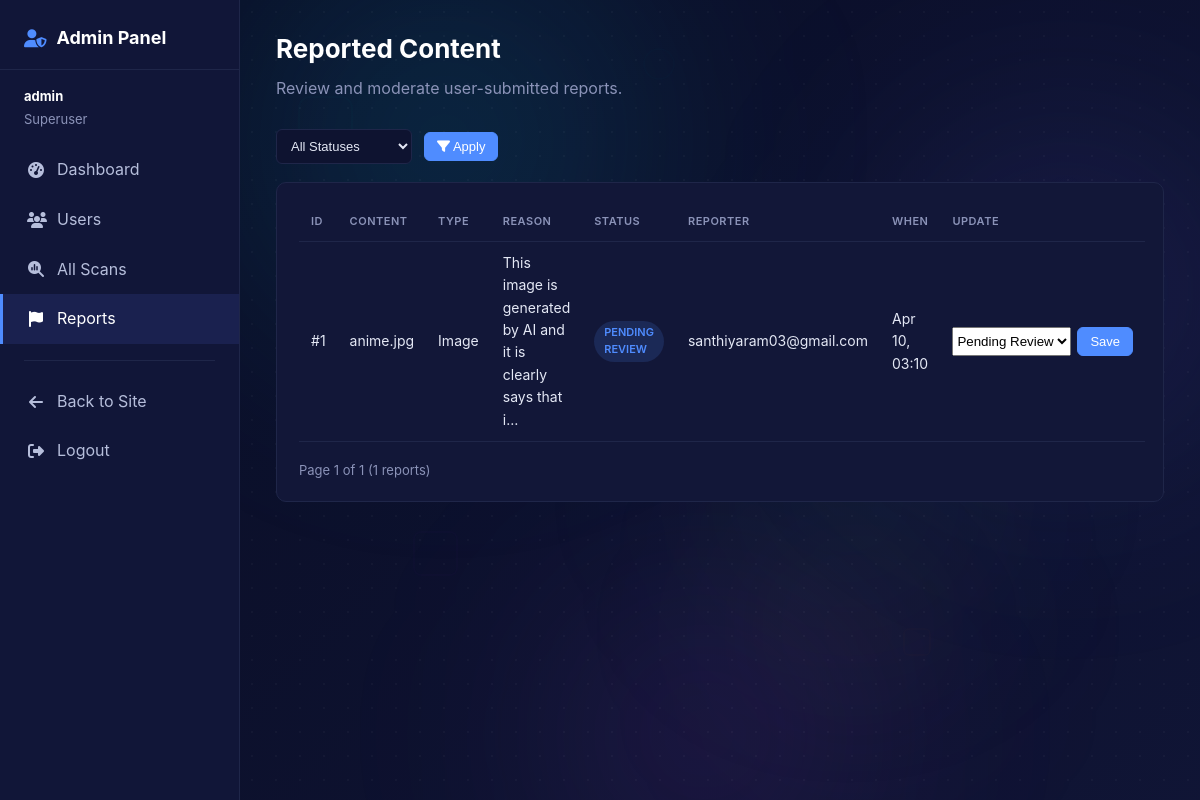
Page /admin-panel/reports/ (signed in) on the earlier database version.
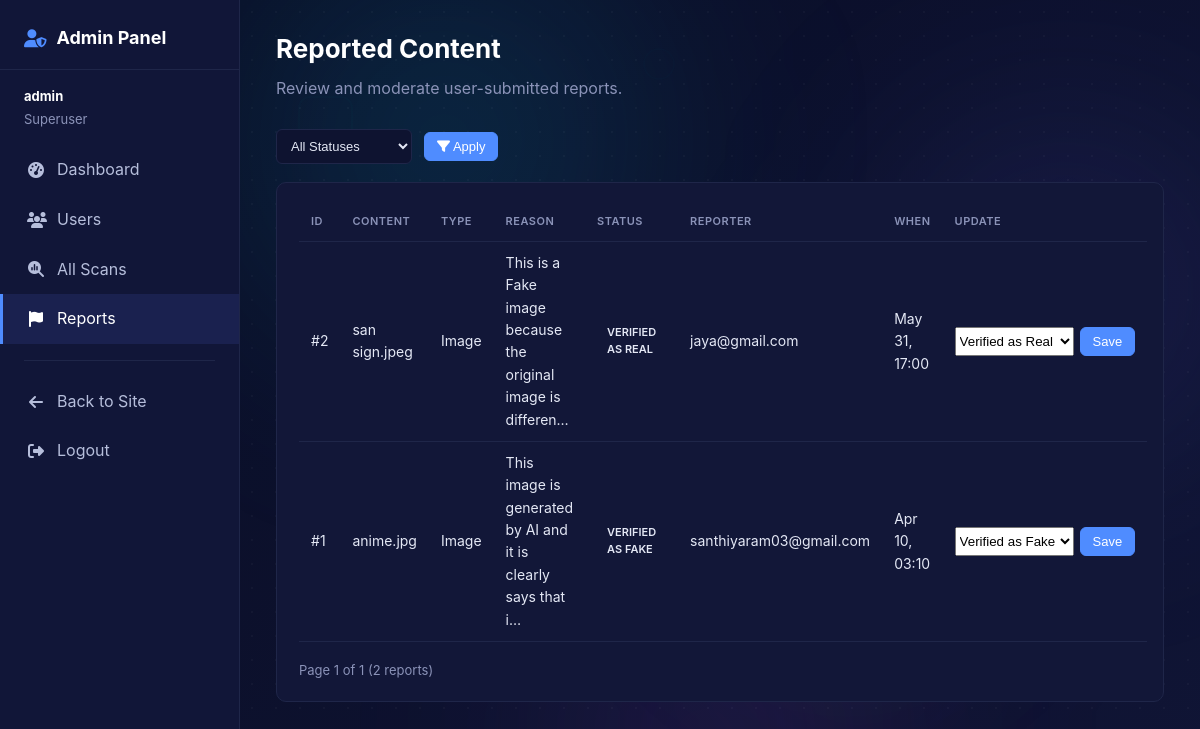
Same page on the later database version.
### core/models.py (models this page shows, shortened)
class ReportedContent(models.Model):
    STATUS_CHOICES = [
        ('pending', 'Pending Review'),
        ('under_review', 'Under Review'),
        ('verified_fake', 'Verified as Fake'),
        ('verified_real', 'Verified as Real'),
        ('dismissed', 'Dismissed'),
    ]
    scan = models.ForeignKey(MediaScan, on_delete=models.SET_NULL, null=True, blank=True)
    url_or_file_name = models.CharField(max_length=500)
    file_type = models.CharField(max_length=10, choices=MediaScan.FILE_TYPE_CHOICES)
    reason = models.TextField(help_text="Why this content is being reported")
    reporter_email = models.EmailField(null=True, blank=True)
    additional_info = models.TextField(null=True, blank=True)
    status = models.CharField(max_length=20, choices=STATUS_CHOICES, default='pending')
    moderator_notes = models.TextField(null=True, blank=True)
    created_at = models.DateTimeField(auto_now_add=True)
    updated_at = models.DateTimeField(auto_now=True)
    class Meta:
        ordering = ['-created_at']
        verbose_name = "Reported Content"
        verbose_name_plural = "Reported Content"

### core/views.py (the view)
    def wrapped(request, *args, **kwargs):
        if not request.user.is_authenticated:
            return redirect(f"/login/?next={request.path}")
        if not request.user.is_staff:
            return render(request, 'core/admin_panel/forbidden.html', status=403)
        return view_func(request, *args, **kwargs)

### core/views.py (called while the page is built)
def _staff_required(view_func):
    def wrapped(request, *args, **kwargs):
        if not request.user.is_authenticated:
            return redirect(f"/login/?next={request.path}")
        if not request.user.is_staff:
            return render(request, 'core/admin_panel/forbidden.html', status=403)
        return view_func(request, *args, **kwargs)
    return wrapped

@_staff_required
def admin_panel_reports(request):
    reports = ReportedContent.objects.all().order_by('-created_at')
    status_filter = request.GET.get('status', '').strip()
    if status_filter:
        reports = reports.filter(status=status_filter)
    paginator = Paginator(reports, 25)
    page_obj = paginator.get_page(request.GET.get('page'))
    context = {
        'active_section': 'reports',
        'page_obj': page_obj,
        'status_filter': status_filter,
        'status_choices': ReportedContent.STATUS_CHOICES,
    }
    return render(request, 'core/admin_panel/reports.html', context)

### core/templates/core/admin_panel/reports.html (shortened to what this page needs)
{% extends "core/admin_panel/base_admin.html" %}
{% block admin_content %}
<h1>Reported Content</h1>
<p class="subtitle">Review and moderate user-submitted reports.</p>
<form method="get" class="filter-bar">
    <select name="status">
        <option value="">All Statuses</option>
    </select>
    <button type="submit" class="btn-admin primary"><i class="fas fa-filter"></i> Apply</button>
</form>
<div class="admin-card">
    {% if page_obj.object_list %}
    <table class="admin-table">
        <thead>
            <tr>
                <th>ID</th><th>Content</th><th>Type</th><th>Reason</th>
                <th>Status</th><th>Reporter</th><th>When</th><th>Update</th>
            </tr>
        </thead>
        <tbody>
            {% for r in page_obj.object_list %}
            <tr>
                <td>#{{ r.id }}</td>
                <td>{{ r.url_or_file_name|truncatechars:40 }}</td>
                <td>{{ r.get_file_type_display }}</td>
                <td>{{ r.reason|truncatechars:60 }}</td>
                <td><span class="pill {{ r.status }}">{{ r.get_status_display }}</span></td>
                <td>{{ r.reporter_email|default:"—" }}</td>
                <td>{{ r.created_at|date:"M d, H:i" }}</td>
                <td>
                    <form method="post" action="{% url 'admin_panel_report_action' r.id %}" style="display:flex; gap:6px;">
                        <select name="status">
                            {% for code, label in status_choices %}
                            <option value="{{ code }}" {% if r.status == code %}selected{% endif %}>{{ label }}</option>
                            {% endfor %}
                        </select>
                        <button type="submit" class="btn-admin primary">Save</button>
                    </form>
                </td>
            </tr>
            {% endfor %}
        </tbody>
    </table>
    <div class="pagination-bar">
        Page {{ page_obj.number }} of {{ page_obj.paginator.num_pages }} ({{ page_obj.paginator.count }} reports)
    </div>
    {% else %}
    <div class="empty">No reports match this filter.</div>
    {% endif %}
</div>
{% endblock %}

### core/templates/core/admin_panel/base_admin.html (shortened to what this page needs)
<!DOCTYPE html>
<html lang="en">
<head>
    <link rel="stylesheet" href="/static/css/style.css">
    <link rel="stylesheet" href="/static/css/bg-animation-dark.css">
    <link rel="stylesheet" href="https://cdnjs.cloudflare.com/ajax/libs/font-awesome/6.4.0/css/all.min.css">
</head>
<body>
<div class="admin-shell">
    <aside class="admin-sidebar">
        <h2><i class="fas fa-user-shield"></i> Admin Panel</h2>
        <div class="who">
            <strong>{{ user.username }}</strong>
            {% if user.is_superuser %}Superuser{% else %}Staff{% endif %}
        </div>
        <ul class="admin-nav">
            <li>
                <a href="{% url 'admin_panel_dashboard' %}" class="{% if active_section == 'dashboard' %}active{% endif %}">
                    <i class="fas fa-gauge-high"></i> Dashboard
                </a>
            </li>
            <li>
                <a href="{% url 'admin_panel_users' %}" class="{% if active_section == 'users' %}active{% endif %}">
                    <i class="fas fa-users"></i> Users
                </a>
            </li>
            <li>
                <a href="{% url 'admin_panel_scans' %}" class="{% if active_section == 'scans' %}active{% endif %}">
                    <i class="fas fa-magnifying-glass-chart"></i> All Scans
                </a>
            </li>
            <li>
                <a href="{% url 'admin_panel_reports' %}" class="{% if active_section == 'reports' %}active{% endif %}">
                    <i class="fas fa-flag"></i> Reports
                </a>
            </li>
            <div class="divider"></div>
            <li>
                <a href="{% url 'home' %}">
                    <i class="fas fa-arrow-left"></i> Back to Site
                </a>
            </li>
            <li>
                <a href="{% url 'logout' %}">
                    <i class="fas fa-sign-out-alt"></i> Logout
                </a>
            </li>
        </ul>
    </aside>
    <main class="admin-main">
        <div class="gradient-orbs"><div class="orb orb-1"></div><div class="orb orb-2"></div><div class="orb orb-3"></div><div class="orb orb-4"></div><div class="orb orb-5"></div></div>
        <div class="floating-shapes"><div class="shape shape-1"></div><div class="shape shape-3"></div><div class="shape shape-6"></div><div class="shape shape-7"></div></div>
        <div class="particles"></div>
        {% block admin_content %}{% endblock %}
    </main>
</div>
</body>
</html>

### core/static/css/style.css (style rules this page uses)
:root { --primary-dark: #0f172a; --primary-dark-light: #1e293b; --primary-blue: #1e3a8a; --accent-cyan: #0891b2; --accent-green: #059669; --accent-red: #dc2626; --accent-yellow: #d97706; --accent-orange: #ea580c; --text-primary: #0f172a; --text-secondary: #475569; --text-muted: #94a3b8; --border-color: #e2e8f0; --card-bg: #ffffff; --input-bg: #f8fafc; --bg-page: #ffffff; --gradient-primary: linear-gradient(135deg, #1e3a8a 0%, #0891b2 100%); --gradient-success: linear-gradient(135deg, #059669 0%, #10b981 100%); --gradient-danger: linear-gradient(135deg, #dc2626 0%, #ef4444 100%); --gradient-warning: linear-gradient(135deg, #d97706 0%, #f59e0b 100%); --spacing-xs: 0.5rem; --spacing-sm: 1rem; --spacing-md: 1.5rem; --spacing-lg: 2rem; --spacing-xl: 3rem; --radius-sm: 0.375rem; --radius-md: 0.5rem; --radius-lg: 0.75rem; --shadow-sm: 0 1px 3px rgba(0, 0, 0, 0.06); --shadow-md: 0 4px 12px rgba(0, 0, 0, 0.08); --shadow-lg: 0 12px 28px rgba(0, 0, 0, 0.1); --shadow-glow: 0 0 20px rgba(8, 145, 178, 0.15); }
* { margin: 0; padding: 0; box-sizing: border-box; }
body { font-family: 'Inter', -apple-system, BlinkMacSystemFont, 'Segoe UI', Roboto, Oxygen, Ubuntu, sans-serif; background: var(--bg-page); color: var(--text-primary); line-height: 1.6; min-height: 100vh; display: flex; flex-direction: column; }
main { flex: 1; padding: var(--spacing-lg) 0; }
a { color: var(--accent-cyan); text-decoration: none; transition: color 0.3s ease; }
ul { list-style: none; }

### core/static/css/bg-animation-dark.css (style rules this page uses)
.admin-main { position: relative; min-height: 100vh; overflow: hidden; background: linear-gradient(135deg, #0a0e27 0%, #111638 30%, #1a1040 60%, #0d1a2d 100%); background-size: 400% 400%; animation: adminBgShift 20s ease infinite; }
.admin-main .gradient-orbs { position: absolute; top: 0; left: 0; right: 0; bottom: 0; pointer-events: none; overflow: hidden; z-index: 0; }
.admin-main .floating-shapes { position: absolute; top: 0; left: 0; right: 0; bottom: 0; pointer-events: none; overflow: hidden; z-index: 0; }
.admin-main .floating-shapes .shape { position: absolute; opacity: 0.08; }
.admin-main .floating-shapes .shape-1 { top: 12%; left: 6%; width: 55px; height: 55px; border: 2px solid rgba(6, 182, 212, 0.25); border-radius: 12px; animation: aShape1 24s linear infinite; }
.admin-main .floating-shapes .shape-7 { top: 6%; left: 42%; width: 32px; height: 32px; border: 2px solid rgba(6, 182, 212, 0.2); border-radius: 50%; animation: aShape7 23s linear infinite; }
.admin-main .particles { position: absolute; top: 0; left: 0; right: 0; bottom: 0; pointer-events: none; overflow: hidden; z-index: 0; }
.admin-main > *:not(.gradient-orbs):not(.shimmer-sweep):not(.dot-pattern):not(.floating-shapes):not(.particles) { position: relative; z-index: 1; }

Differences in the rows shown:
added ReportedContent: id "2", url_or_file_name "san sign.jpeg", file_type "Image", reason "This is a Fake image because the original image is differen…", status "VERIFIED AS REAL", reporter_email "jaya@gmail.com", created_at "May 31, 17:00", status "Verified as Real"
changed ReportedContent "anime.jpg": status "PENDING REVIEW" → "VERIFIED AS FAKE"; status "Pending Review" → "Verified as Fake"
Other differences:
{{ page_obj.paginator.count }}: "1" → "2"
